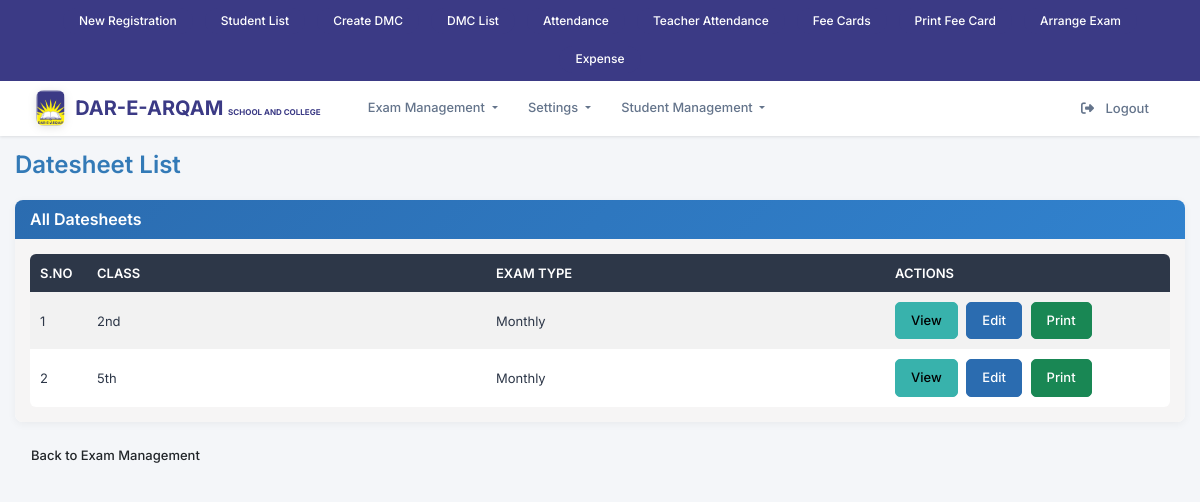
Page /datesheet_list.php (signed in) on the committed database.
### tables this page shows
CREATE TABLE `modules` (
  `id` int(11) NOT NULL,
  `parent_id` int(11) DEFAULT NULL,
  `title` varchar(100) NOT NULL,
  `url` varchar(255) NOT NULL DEFAULT '#',
  `description` varchar(255) DEFAULT NULL,
  `status` tinyint(1) DEFAULT 1,
  `created_at` timestamp NOT NULL DEFAULT current_timestamp(),
  `type` enum('Parent','Child') NOT NULL DEFAULT 'Parent'
);

CREATE TABLE `arrange_exam` (
  `id` int(11) NOT NULL,
  `exam_type_id` int(11) NOT NULL,
  `class_id` int(11) NOT NULL,
  `start_date` date NOT NULL,
  `created_at` datetime NOT NULL DEFAULT current_timestamp(),
  `status` int(11) NOT NULL DEFAULT 0
);

CREATE TABLE `classes` (
  `id` int(11) NOT NULL,
  `course_id` int(11) DEFAULT NULL,
  `title` varchar(255) NOT NULL,
  `dated` date NOT NULL DEFAULT current_timestamp(),
  `status` int(11) DEFAULT NULL
);

CREATE TABLE `exam_types` (
  `id` int(11) NOT NULL,
  `title` varchar(255) NOT NULL,
  `dated` datetime NOT NULL DEFAULT current_timestamp(),
  `status` int(11) NOT NULL DEFAULT 0
);

### datesheet_list.php (the view, shortened to what this page needs)
<?php
require_once('conn_inc.php');
function getDatesheetList($conn) {
    $datesheets = [];
    $stmt = $conn->prepare("
        SELECT ae.id AS arrange_exam_id, c.id AS class_id, c.title AS class_title, et.title AS exam_type_title
        FROM arrange_exam ae
        JOIN classes c ON ae.class_id = c.id
        JOIN exam_types et ON ae.exam_type_id = et.id
        WHERE EXISTS (
            SELECT 1 FROM exam_datesheet ed WHERE ed.arrange_exam_id = ae.id
        )
        ORDER BY c.title, et.title
    ");
    $stmt->execute();
    $result = $stmt->get_result();
    while ($row = $result->fetch_assoc()) {
        $datesheets[] = [
            'arrange_exam_id' => $row['arrange_exam_id'],
            'class_id' => $row['class_id'],
            'class_title' => $row['class_title'],
            'exam_type_title' => $row['exam_type_title']
        ];
    }
    return $datesheets;
}
$datesheets = getDatesheetList($conn);
?>
<!DOCTYPE html>
<html lang="en">
<head>
</head>
<body>
<?php require_once('navbar.php'); ?>
<div class="container">
    <div class="row">
        <div class="col-md-12 ">
            <h3 class="page-title">Datesheet List</h3>
            <div class="panel panel-primary">
                <div class="panel-heading">
                    <h3 class="panel-title">All Datesheets</h3>
                </div>
                <div class="panel-body">
                    <?php if (!empty($datesheets)): ?>
                        <div class="table-responsive">
                            <table class="table table-bordered table-striped table-hover">
                                <thead>
                                    <tr>
                                        <th style="width: 5%;">S.No</th>
                                        <th style="width: 35%;">Class</th>
                                        <th style="width: 35%;">Exam Type</th>
                                        <th style="width: 25%;">Actions</th>
                                    </tr>
                                </thead>
                                <tbody>
                                    <?php $counter = 1; ?>
                                    <?php foreach ($datesheets as $ds): ?>
                                        <tr>
                                            <td><?php echo $counter++; ?></td>
                                            <td><?php echo htmlspecialchars($ds['class_title']); ?></td>
                                            <td><?php echo htmlspecialchars($ds['exam_type_title']); ?></td>
                                            <td>
                                                <a href="view_datesheet.php?exam_id=<?php echo $ds['arrange_exam_id']; ?>&class_id=<?php echo $ds['class_id']; ?>&exam_type=<?php echo urlencode($ds['exam_type_title']); ?>"
                                                   class="btn btn-xs btn-info action-btn">
                                                    <span class="glyphicon glyphicon-eye-open"></span> View
                                                </a>
                                                <a href="edit_datesheet.php?exam_id=<?php echo $ds['arrange_exam_id']; ?>&class_id=<?php echo $ds['class_id']; ?>&exam_type=<?php echo urlencode($ds['exam_type_title']); ?>"
   class="btn btn-xs btn-primary action-btn">
    <span class="glyphicon glyphicon-edit"></span> Edit
</a>
                                                <a href="print_datesheet.php?exam_id=<?php echo $ds['arrange_exam_id']; ?>&class_id=<?php echo $ds['class_id']; ?>&exam_type=<?php echo urlencode($ds['exam_type_title']); ?>"
                                                   class="btn btn-xs btn-success action-btn" target="_blank">
                                                    <span class="glyphicon glyphicon-print"></span> Print
                                                </a>
                                            </td>
                                        </tr>
                                    <?php endforeach; ?>
                                </tbody>
                            </table>
                        </div>
                    <?php else: ?>
                        <div class="alert alert-info text-center">
                            No datesheets found. Create a datesheet from the exam management page.
                        </div>
                    <?php endif; ?>
                </div>
            </div>
            <div class="text-right">
                <a href="arrange_exam.php" class="btn btn-default">
                    <span class="glyphicon glyphicon-remove"></span> Back to Exam Management
                </a>
            </div>
        </div>
    </div>
</div>
</body>
</html>

### navbar.php (shortened to what this page needs)
<?php
require_once('conn_inc.php');
$user_id = $_SESSION['user_id'] ?? 0;
$role_modules = [];
if ($user_id) {
    $qry = "
        SELECT m.id, m.parent_id, m.title, m.url
        FROM role_modules rm
        INNER JOIN modules m ON rm.module_id = m.id
        INNER JOIN users u ON rm.role_id = u.role_id
        WHERE u.id = ?
        ORDER BY m.parent_id, m.title
    ";
    $stmt = $conn->prepare($qry);
    $stmt->bind_param("i", $user_id);
    $stmt->execute();
    $res = $stmt->get_result();
    while ($row = $res->fetch_assoc()) {
        $parent_id = $row['parent_id'] ?? 0;
        if ($parent_id == 0) {
            if (!isset($role_modules[$row['id']])) {
                $role_modules[$row['id']] = [
                    'title' => $row['title'],
                    'url' => $row['url'] ?? '#',
                    'children' => []
                ];
            }
        } else {
            $role_modules[$parent_id]['children'][] = [
                'title' => $row['title'],
                'url' => $row['url'] ?? '#'
            ];
        }
    }
}
?>
<link href="https://cdn.jsdelivr.net/npm/bootstrap@5.3.3/dist/css/bootstrap.min.css" rel="stylesheet">
<link href="https://cdnjs.cloudflare.com/ajax/libs/font-awesome/6.5.0/css/all.min.css" rel="stylesheet">
<div class="top-quick-bar" style="background-color: #3b3a85 !important;">
  <div class="quick-links-horizontal">
    <a href="student_registration.php" class="quick-link-horizontal-btn">
      New Registration
    </a>
    <a href="student_list.php" class="quick-link-horizontal-btn">
      Student List
    </a>
    <a href="create_dmcs.php" class="quick-link-horizontal-btn">
      Create DMC
    </a>
    <a href="dmc_list.php" class="quick-link-horizontal-btn">
      DMC List
    </a>
    <a href="attendance_class.php" class="quick-link-horizontal-btn">
      Attendance
    </a>
    <a href="users_attendance.php" class="quick-link-horizontal-btn">
      Teacher Attendance
    </a>
    <a href="fee_card_create_monthly.php" class="quick-link-horizontal-btn">
      Fee Cards
    </a>
    <a href="student_feecards.php" class="quick-link-horizontal-btn">
      Print Fee Card
    </a>
    <a href="arrange_exam.php" class="quick-link-horizontal-btn">
      Arrange Exam
    </a>
    <a href="expense.php" class="quick-link-horizontal-btn">
      Expense
    </a>
  </div>
</div>
<nav class="navbar navbar-expand-lg navbar-light sticky-top">
  <div class="container-fluid">
    <div class="navbar-main-content">
      <a class="navbar-brand" href="index.php">
        <img src="logo2.png" alt="Logo">
        <div class="brand-text"><span style="font-size:20px;color: #16253e !important;">DAR-E-ARQAM <small>SCHOOL AND COLLEGE</small></span> </div>
      </a>
      <div class="collapse navbar-collapse" id="mainNavbar">
        <ul class="navbar-nav me-auto mb-2 mb-lg-0">
          <?php foreach ($role_modules as $module_id => $module): ?>
            <?php
            $is_dropdown = !empty($module['children']);
            $module_title = isset($module['title']) ? $module['title'] : '';
            $module_url = isset($module['url']) ? $module['url'] : '#';
            ?>
            <li class="nav-item <?php echo $is_dropdown ? 'dropdown' : ''; ?>">
              <?php if (!$is_dropdown && !empty($module_title) && !empty($module_url) && $module_url != '#'): ?>
                <a class="nav-link <?php echo $module_url === 'index.php' ? 'active' : ''; ?>" href="<?php echo htmlspecialchars($module_url); ?>">
                  <?php echo htmlspecialchars($module_title); ?>
                </a>
              <?php elseif ($is_dropdown && !empty($module_title)): ?>
                <a class="nav-link dropdown-toggle" href="#" id="<?php echo htmlspecialchars(strtolower(str_replace(' ', '', $module_title))); ?>Dropdown" role="button" data-bs-toggle="dropdown">
                  <?php echo htmlspecialchars($module_title); ?>
                </a>
              <?php endif; ?>
            </li>
          <?php endforeach; ?>
        </ul>
        <ul class="navbar-nav ms-auto">
          <li class="nav-item">
            <a class="nav-link btn btn-logout rounded-5" href="logout.php">
              <i class="fa-solid fa-right-from-bracket me-2"></i>
              Logout
            </a>
          </li>
        </ul>
      </div>
    </div>
  </div>
</nav>

### datesheet_list.php (style rules this page uses)
.table th, .table td { text-align: left; vertical-align: middle; padding: 12px; }
.action-btn { margin-right: 5px; padding: 6px 12px; border-radius: 4px; }
.page-title { font-size: 24px; font-weight: 600; margin-bottom: 20px; color: #337ab7; }

### navbar.php (style rules this page uses)
:root { --primary: #2563eb; --primary-light: #3b82f6; --primary-dark: #1d4ed8; --secondary: #64748b; --accent: #8b5cf6; --background: #ffffff; --surface: #f8fafc; --text-primary: #1e293b; --text-secondary: #64748b; --text-light: #94a3b8; --border: #e2e8f0; --hover-bg: #f1f5f9; --danger: #ef4444; --danger-hover: #dc2626; --success: #10b981; --shadow-sm: 0 1px 3px rgba(0, 0, 0, 0.1); --shadow-md: 0 4px 6px -1px rgba(0, 0, 0, 0.1); --shadow-lg: 0 10px 15px -3px rgba(0, 0, 0, 0.1); --radius: 12px; --transition: all 0.2s ease-in-out; --quicklink-bg: #3b3a85; --quicklink-text: #ffffff; --quicklink-hover-bg: #000000; --quicklink-hover-text: #ffffff; }
* { font-family: 'Inter', sans-serif; margin: 0; padding: 0; box-sizing: border-box; }
.top-quick-bar { background: var(--background); min-height: 20px; padding: 0.5rem 1.5rem; position: relative; z-index: 1031; display: flex; justify-content: center; }
.quick-links-horizontal { display: flex; align-items: center; gap: 0.75rem; flex-wrap: wrap; justify-content: center; }
.quick-link-horizontal-btn { display: inline-flex; align-items: center; padding: 0.3rem 1rem; border-radius: 20px; font-size: 0.75rem; font-weight: 500; text-decoration: none; transition: var(--transition); white-space: nowrap; background: var(--quicklink-bg); color: var(--quicklink-text); }
.navbar { background: var(--background); height: 55px; backdrop-filter: blur(20px); box-shadow: var(--shadow-sm); padding: 0.5rem 1.5rem; z-index: 1030; transition: var(--transition); }
.navbar-main-content { display: flex; align-items: center; width: 100%; }
.navbar-brand { font-weight: 700; color: var(--text-primary) !important; display: flex; align-items: center; font-size: 1.1rem; transition: var(--transition); margin-right: 2rem; }
.navbar-brand img { height: 36px; margin-right: 10px; border-radius: 8px; transition: var(--transition); filter: drop-shadow(0 2px 4px rgba(0, 0, 0, 0.1)); }
.brand-text { font-size: 1.1rem; color: #000000; line-height: 1.2; font-weight: 700; background: #3b3a85; -webkit-background-clip: text; -webkit-text-fill-color: transparent; background-clip: text; }
.brand-text span { font-size: 20px !important; }
.brand-text small { font-size: 8px !important; }
.nav-link { color: var(--text-secondary) !important; font-weight: 500; margin: 0 0.15rem; transition: var(--transition); font-size: 0.8rem; padding: 0.4rem 0.8rem !important; border-radius: 8px; position: relative; }
.btn-logout { font-weight: 600; border-radius: 8px; padding: 0.4rem 1rem; font-size: 0.75rem; transition: var(--Transition); border: none; margin-left: 20px !important; }
body { font-family: 'Inter', sans-serif; background-color: #f4f6f9; color: #2d3748; line-height: 1.4; font-size: 14px; }
.container { max-width: 1200px; margin: 15px auto; padding: 0 15px; }
.panel { background: #ffffff; border-radius: 8px; box-shadow: 0 2px 8px rgba(0, 0, 0, 0.05); margin-bottom: 15px; overflow: hidden; }
.panel-heading { background: linear-gradient(135deg, #2b6cb0 0%, #3182ce 100%); padding: 10px 15px; border-bottom: none; }
.panel-heading h3 { color: #ffffff; font-size: 16px; font-weight: 600; margin: 0; }
.panel-body { padding: 15px; background-color: #f6f5f5; }
.btn { border-radius: 5px; padding: 8px 15px; font-size: 13px; font-weight: 500; transition: all 0.2s ease; }
.btn-primary { background-color: #2b6cb0; border-color: #2b6cb0; }
.btn-info { background-color: #38b2ac; border-color: #38b2ac; }
.table-responsive { border-radius: 6px; overflow: hidden; }
.table { margin-bottom: 0; border-collapse: separate; border-spacing: 0; }
.table th { background: #2d3748; color: #ffffff; font-weight: 600; font-size: 13px; padding: 10px; text-transform: uppercase; border: none; }
.table td { padding: 10px; border: none; vertical-align: middle; font-size: 13px; color: #2d3748; }
.table-striped tbody tr:nth-of-type(odd) { background-color: #f7fafc; }
body { background-color: #f4f6f9 !important; }

### rows in the picture
modules: title "Exam Management"
modules: title "Student Management"
arrange_exam: class.title "2nd", exam_type.title "Monthly"
arrange_exam: class.title "5th", exam_type.title "Monthly"

### other values in the picture
$module_title "Settings"
